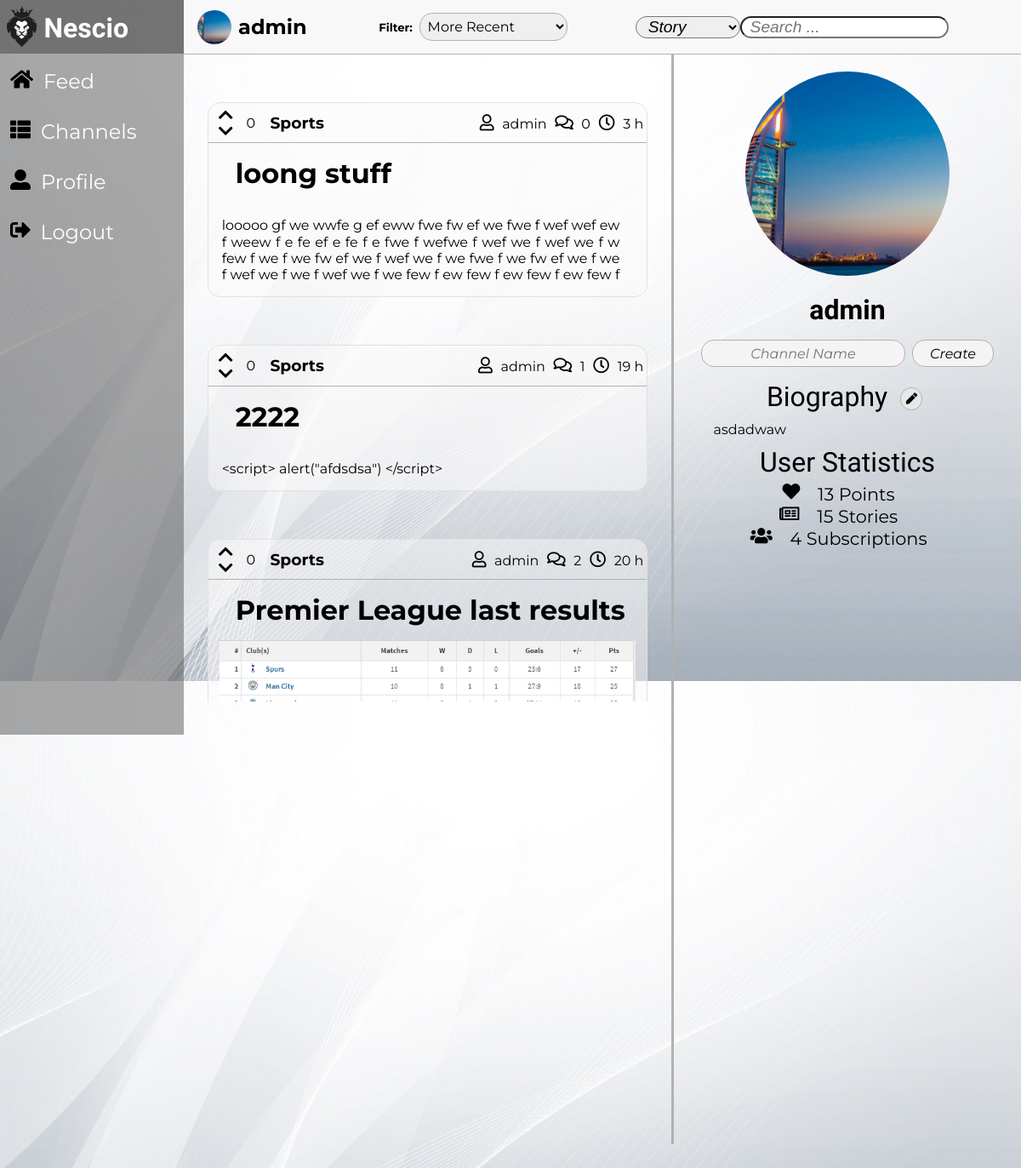
/pages/profile.php?username=admin (signed in), run on the app's committed database.
### tables this page shows
CREATE TABLE Story(
    storyID INTEGER NOT NULL PRIMARY KEY,
    storyTitle TEXT NOT NULL,
    storyContent TEXT NOT NULL,
    storyPoints INTEGER,
    storyAuthor TEXT NOT NULL REFERENCES User(username),
    storyComments INTEGER NOT NULL,
    storyTime TEXT NOT NULL,
    channelName TEXT NOT NULL REFERENCES Channel(name)       
);

CREATE TABLE User(
    username TEXT NOT NULL PRIMARY KEY,
    password TEXT NOT NULL,
    email TEXT NOT NULL,
    userPoints INTEGER DEFAULT 0,
    biography TEXT
);

### pages/profile.php (called while the page is built, shortened)
<?php
    include_once('../templates/tpl_common.php');
    include_once('../templates/tpl_stories.php');
    include_once('../templates/tpl_profile.php');
    include_once('../database/db_user.php');
    $username = isset($_GET['username']) ? $_GET['username'] : '';
    $filter = isset($_GET['filter']) ? $_GET['filter'] : 2;
    $searchFilter = isset($_GET['searchFilter']) ? $_GET['searchFilter'] : 2;
    $biography = get_user_biography($username);
    $userStories = isset($_GET['search']) ? get_user_search_stories($username, $filter, $searchFilter, $_GET['search']) : get_user_stories($username, $filter);
    $storiesVotes = []; $votedStories = [];
    foreach($userStories as $story) {
      $votes = get_story_votes($story['storyID']);
      $storiesVotes[$story['storyID']] = $votes == null ? 0 : $votes;
      $votedStories[$story['storyID']] = get_user_story_vote($username, $story['storyID']);
    }
    $userPoints = get_user_points($username);
    $userNumPosts = get_user_num_posted_stories($username);
    $userNumSubs = get_user_num_subscriptions($username);
    draw_stories(htmlentities_all($userStories), htmlentities_all($storiesVotes), htmlentities_all($votedStories));
    draw_profile_aside(htmlentities($username), htmlentities($biography), display_messages(), htmlentities($userPoints), htmlentities($userNumPosts), htmlentities($userNumSubs));
?>

### includes/functions.php (called while the page is built, shortened)
<?php function orderBy($value) {
    switch($value) {
    default:
        return 'storyID DESC';
    break;
    }
}
function data_converter($storyTime) {
    $newStoryTime = new DateTime(date('Y-m-d H:i:s'));
    $oldStoryTime = new DateTime($storyTime);
    $interval = date_diff($newStoryTime, $oldStoryTime);
    if($interval->format('%y') !== '0')
        return $interval->format('%y Y');
    else if($interval->format('%m') !== '0')
        return $interval->format('%m M');
    else if($interval->format('%d') !== '0')
        return $interval->format('%d d');
    else if($interval->format('%h') !== '0')
        return $interval->format('%h h');
    else if($interval->format('%i') !== '0')
        return $interval->format('%i m');
    else
        return $interval->format('%s s');
}
?>
<?php function get_image($default, $directory, $folder, $element) {
    $image = $default;
    $extensions = ['jpg', 'png', 'gif'];
    for($index = 0; $index < count($extensions); $index++) {
        if(file_exists($directory . $element . '.' . $extensions[$index])) {
            $image = $folder . $element . '.' . $extensions[$index];
            break;
        }
    }
    return $image;
} ?>

### database/db_user.php (called while the page is built, shortened)
<?php
    include_once('../includes/database.php');
    include_once('../includes/functions.php');
    function get_user_biography($username) {
      $stmt = Database::instance()->db()->prepare('SELECT biography FROM User WHERE username = ?');
      $stmt->execute(array($username));
      return $stmt->fetch()['biography'];
    }
    function get_user_stories($username, $filter) {
      $db = Database::instance()->db();
      $stmt = $db->prepare('SELECT * FROM Story WHERE storyAuthor = ? ORDER BY ' . orderBy($filter));
      $stmt->execute(array($username));
      return $stmt->fetchAll();
    }
    function get_user_num_posted_stories($username) {
      $db = Database::instance()->db();
      $stmt = $db->prepare('SELECT count(*) as Posts FROM Story WHERE storyAuthor = ?');
      $stmt->execute(array($username));
      return $stmt->fetch()['Posts'];
    }
    function get_user_num_subscriptions($username) {
      $db = Database::instance()->db();
      $stmt = $db->prepare('SELECT count(*) as Subs FROM Subscription WHERE username = ?');
      $stmt->execute(array($username));
      return $stmt->fetch()['Subs'];
    }
?>

### includes/database.php (called while the page is built, shortened)
<?php
  class Database {
    private static $instance = NULL;
    private $db = NULL;
    private function __construct() {
      $this->db = new PDO('sqlite:../database/database.db');
      $this->db->setAttribute(PDO::ATTR_DEFAULT_FETCH_MODE, PDO::FETCH_ASSOC);
      $this->db->setAttribute(PDO::ATTR_ERRMODE, PDO::ERRMODE_EXCEPTION);
      $this->db->query('PRAGMA foreign_keys = ON');
    }
    public function db() {
      return $this->db;
    }
    static function instance() {
      if (NULL == self::$instance) {
        self::$instance = new Database();
      }
      return self::$instance;
    }
  }
?>

### templates/tpl_stories.php (the view, shortened to what this page needs)
<?php function draw_stories($stories, $storiesVotes, $votedStories) { ?>
    <div id="masterStories">
        <form method="get" action="../pages/story.php">
            <section id="stories">  <?php
                foreach($stories as $story) { ?>
                    <article id="<?= $story['storyID'] ?>" class="storyArticle">
                        <header id="storyHeader">
                            <div id="story_<?= $story['storyID'] ?>_votes" >
                                <div>
                                    <?php
                                        if($votedStories[$story['storyID']] == 1) { ?>
                                            <div class="votes">
                                                <div>
                                                    <i id="voteUp" class="fas fa-chevron-up"></i>
                                                    <i class="fas fa-chevron-down"></i>
                                                </div>
                                                <span class="storyVotes"><?= $storiesVotes[$story['storyID']] ?></span>
                                            </div>
                                        <?php }
                                        else if($votedStories[$story['storyID']] == -1) { ?>
                                            <div class="votes">
                                                <div>
                                                    <i class="fas fa-chevron-up"></i>
                                                    <i id="voteDown" class="fas fa-chevron-down"></i>
                                                </div>
                                                <span class="storyVotes"><?= $storiesVotes[$story['storyID']] ?></span>
                                            </div>
                                        <?php }
                                        else { ?>
                                            <div class="votes">
                                                <div>
                                                    <i class="fas fa-chevron-up"></i>
                                                    <i class="fas fa-chevron-down"></i>
                                                </div>
                                                <span class="storyVotes"><?= $storiesVotes[$story['storyID']] ?></span>
                                            </div>
                                        <?php }
                                    ?>
                                    <a href="../pages/channel.php?channelName=<?= $story['channelName'] ?>"><h3><?= $story['channelName'] ?></h3></a>
                                </div>
                                <div>
                                    <a class="author" href="../pages/profile.php?username=<?= $story['storyAuthor'] ?>"><i class="far fa-user"></i><?= $story['storyAuthor'] ?></a>
                                    <a class="comments" href="../pages/story.php?storyID=<?= $story['storyID'] ?>"><i class="far fa-comments"></i><?= $story['storyComments'] ?></a>
                                    <span class="date"><i class="far fa-clock"></i><?= data_converter($story['storyTime']) ?></span>
                                </div>
                            </div>
                            <div>
                                <h1><?= $story['storyTitle'] ?></h1>
                                <?php
                                    $image = get_image('', '../resources/images/stories/', 'stories/', sha1($story['storyID']));
                                    if($image !== '') {
                                        ?> <img src="../resources/images/<?= $image ?>" alt="Story Image">
                                    <?php }
                                ?>
                            </div>
                        </header>
                        <div id="storySinopse">
                            <p><?= $story['storyContent'] ?></p>
                        </div>
                    </article>
                <?php } ?>
            </section>
        </form>
    </div>
<?php } ?>

### templates/tpl_profile.php (shortened to what this page needs)
<?php function draw_profile_aside($username, $biography, $messages, $userPoints, $userNumPosts, $userNumSubs) { ?>
    <aside>
        <?php
            if($username == $_SESSION['username']) { ?>
                <div id="asidePicture">
                    <img id="asideIMG" src="../resources/images/<?= get_image('default/defaultUser.jpg', '../resources/images/users/', 'users/', sha1($username)) ?>" alt="User Image">
                </div>
            <?php }
            else { ?>
                <div id="userPicture">
                    <img id="asideIMG" src="../resources/images/<?= get_image('default/defaultUser.jpg', '../resources/images/users/', 'users/', sha1($username)) ?>" alt="User Image">
                </div>
            <?php }
        ?>
        <h3 id="username"><?= $username ?></h3>
        <form id="forms">
            <?php
                if($username === $_SESSION['username']) { ?>
                    <input type="text" name="channelName" placeholder="Channel Name" required="true" maxlength="18">
                    <button id="newChannel" type="submit" formaction="../actions/action_add_new_channel.php" formmethod="post">Create</button>
                <?php }
            ?>
        </form>
        <div id="description">
            <p>Biography
                <?php
                    if($username === $_SESSION['username']) { ?>
                        <button id="editDescription" type="button"><i class="fas fa-pen"></i></button>
                    <?php }
                ?>
            </p>
            <p id="descriptionContent"><?= $biography ?></p>
        </div>
        <div id="statistics">
            <p>User Statistics</p>
            <div class="statistics">
                <i class="fas fa-heart"></i><p><?= $userPoints ?> Points</p>
            </div>
            <div class="statistics">
                <i class="far fa-newspaper"></i><p><?= $userNumPosts ?> Stories</p>
            </div>
            <div class="statistics">
                <i class="fas fa-users"></i><a href="../pages/show_channels.php?username=<?= $username ?>&show=subscriptions"><p><?= $userNumSubs ?> Subscriptions</p></a>
            </div>
        </div>
    </aside>
<?php } ?>

### css/stories.css (style rules this page uses)
:root { --background-color: rgb(231, 231, 231); --background-story-color: rgba(255, 255, 255, 0.5); --hover-font-color: rgb(3, 173, 192); --story-title-font: 'Montserrat', sans-serif; --story-header-font: 'Montserrat', sans-serif; --story-text-font: 'Montserrat', sans-serif; --story-hover: rgb(248, 248, 248); --border-color: rgb(54, 54, 54); }
#masterStories { grid-area: content; width: 100%; height: 100%; overflow: hidden; }
#stories { margin: 0%; width: 100%; max-height: 95%; overflow-y: auto; padding-right: 20px; }
#stories > article { margin: 3.5em auto; width: 90%; height: auto; border-radius: 15px; border: solid rgb(225, 225, 225) 1px; background-color: rgba(250, 250, 250, 0.5); transition: 0.25s; }
#storyHeader div { display: flex; justify-content: space-between; }
#storyHeader > div:first-child h3 { margin: 0em; }
#storyHeader > div:first-child > * { margin: 0.25em; font-family: var(--story-header-font); }
#storyHeader > div:first-child > * > * > * { padding: 0em 0.5em; }
#storyHeader > div:first-child { border-bottom: solid var(--border-color) 1px; }
#storyHeader > div:last-child { padding: 0em; justify-content: flex-start; flex-direction: column; display: flex; }
#storyHeader i { padding-top: 0.25em; font-size: 1.2em; }
#storyHeader a , span { margin: auto 0em; }
a { color: black; }
.storyVotes { padding: 0em; }
#storyHeader div:first-child div:first-child div:first-child > div { flex-direction: column; display: flex; }
#storyHeader div:first-child div:first-child div:first-child > div i { padding: 0em; }
#storyHeader div:last-child img { margin: auto; width: 95%; }
#storyHeader div:last-child h1 { margin: 0em; padding: 0.5em 0em 0.5em 1em; width: auto; height: auto; font-family: var(--story-title-font); font-size: 2em; }
#storySinopse { margin: 0em; padding: 1em 1em 1em 1em; max-height: 5em; max-width: 100%; overflow: hidden; font-family: var(--story-text-font); }
#storySinopse > p { overflow: hidden; line-height: 1.2em; max-height: 4.8em; padding-right: 1em; margin: 0em; text-align: justify; }
#storySinopse > p:before { right: 0; bottom: 0; position: absolute; }
#storySinopse > p:after { right: 0; width: 1em; height: 1em; margin-top: 0.2em; position: absolute; content: ''; }

### css/common.css (style rules this page uses)
:root { --background-color: rgb(231, 231, 231); --background-header-color: rgba(70, 70, 70, 0.75); --background-menu-color: rgba(87, 87, 87, .5); --background-toolBar-color: rgb(248, 248, 248); --site-name-color: white; --site-name-font: 'Exo', sans-serif; --menu-color: white; --menu-icons-color: black; --menu-font: 'Montserrat', sans-serif; --toolBar-font: 'Montserrat', sans-serif; --toolBar-info-font-size: 1.5em; --toolBar-filter-font-size: 1em; --text-color: black; --hover-color: rgb(3, 173, 192); --border-color: rgb(177, 177, 177); --messages-font: 'Montserrat', sans-serif; --success-fg-color: rgb(86, 155, 13); --error-fg-color: rgb(218, 2, 13); }
body { margin: 0em; display: grid; height: 100%; overflow: hidden; grid-template-columns: auto 5.5fr 2fr; grid-template-rows: 4em 100%; grid-template-areas: "header toolBar toolBar" "menu content aside"; background-image: url("../resources/images/default/background.jpg"); background-size: 100% 100%; }
a { text-decoration: none; }
#editDescription, #applyDescription { vertical-align: middle; height: 2em; width: 2em; margin: auto .5em; outline: none; border: solid var(--border-color) 1px; border-radius: 50%; background-color: var(--background-color); }
#descriptionContent { margin: 0 2em; text-align: center; white-space: pre-wrap; font-size: 1rem; }

### data on the page
story: storyID "0", channelName "Sports", storyAuthor "admin", storyComments "0", storyTime "3 h", storyTitle "loong stuff", storyContent "looooo gf we wwfe g ef eww fwe fw ef we fwe f wef wef ew f weew f e fe ef e fe f e fwe f wefwe f wef we f wef we f w few f we f we fw ef we f wef we f we fwe f we fw ef we f we f wef we f we f wef we f we few f ew few f ew few f ew few f…"
story: storyID "0", channelName "Sports", storyAuthor "admin", storyComments "1", storyTime "19 h", storyTitle "2222", storyContent "<script> alert(\"afdsdsa\") </script>"
story: storyID "0", channelName "Sports", storyAuthor "admin", storyComments "2", storyTime "20 h", storyTitle "Premier League last results"
user: biography "asdadwaw"

### other printed values
$username "admin"
$userPoints "13"
$userNumPosts "15"
$userNumSubs "4"
